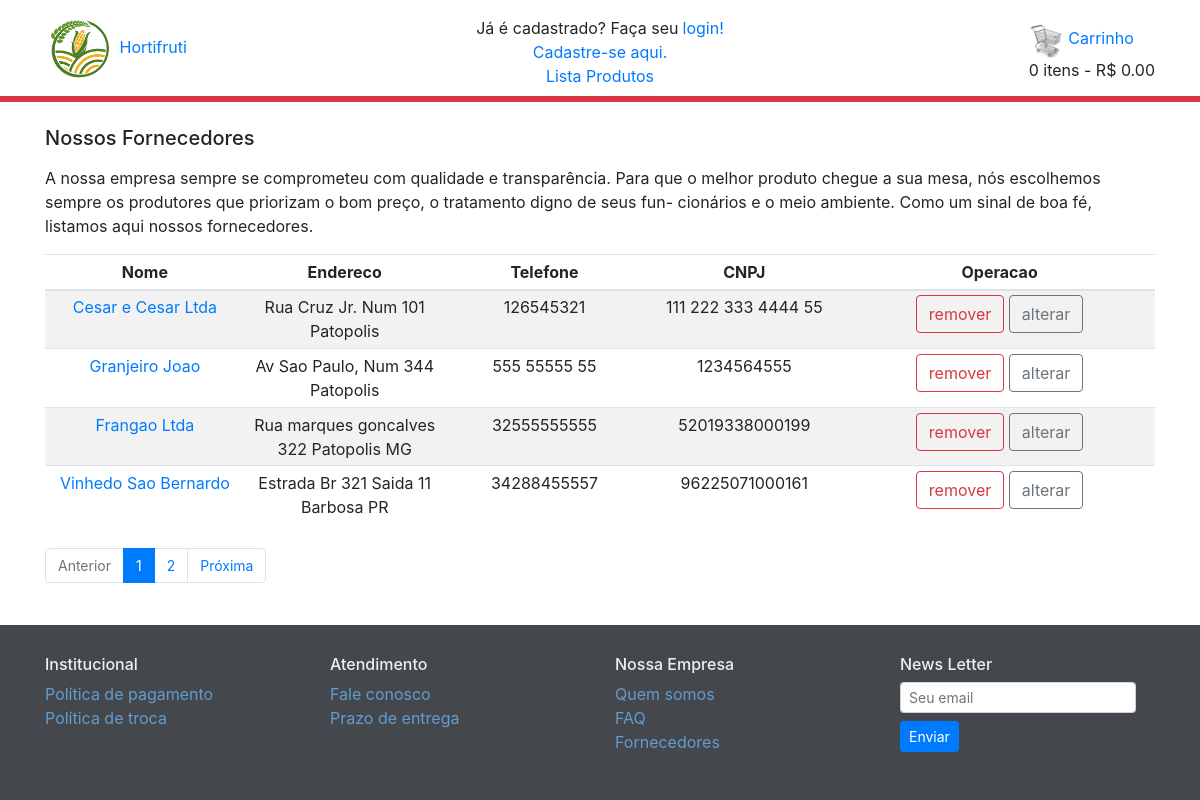
/fornecedor/lista_fornecedor/, run on the app's committed database.
### fornecedor/models.py (models this page shows, shortened)
class Fornecedor( models.Model ):
    Nome     = models.CharField( max_length = 100 , unique = True , blank = False )
    Endereco = models.CharField( max_length = 100 , unique = False , blank = False )
    Telefone = models.CharField( max_length = 25 , unique = True , blank = False )
    CNPJ     = models.CharField( max_length = 30 , unique = True , blank = False )
    class Meta:
        db_table = 'fornecedor'

### fornecedor/views.py (the view)
# urls.py: path('lista_fornecedor/', views.lista_fornecedor, name='lista_fornecedor'),
def lista_fornecedor(request):
    lista_de_fornecedores = Fornecedor.objects.all()
    paginator = Paginator(lista_de_fornecedores, 4)
    pagina = request.GET.get('pagina')
    page_obj = paginator.get_page(pagina)
    return render(request, 'fornecedor/lista_forn.html', { 'forn': page_obj })

### carrinho/carrinho.py (called while the page is built)
    def get_gasto_total( self ):
        soma = 0
        for idt in self.carrinho :
            soma += float( self.get_preco_total( idt ) )
        return str( soma )

    def get_qtd_total( self ):
        return sum( self.get_quantidade( idt ) for idt in self.carrinho.keys() )

### carrinho/context.py (called while the page is built)
def context_carrinho( request ):
    carrinho = Carrinho( request )
    qtd   = carrinho.get_qtd_total()
    gasto = carrinho.get_gasto_total()
    return{
        'qtd':qtd,
        'gasto':gasto
    }

### fornecedor/templates/fornecedor/lista_forn.html (shortened to what this page needs)
{% extends 'base.html' %}
{% load static %}
{% block corpo %}
   <div class = "mt-2 mb-3">
      <h5 class="mb-3">Nossos Fornecedores</h5>
      <p class = "text-left" style = "font-size: 16px" >
         A nossa empresa sempre se comprometeu com qualidade e transparência. Para que o melhor produto chegue a
         sua mesa, nós escolhemos sempre os produtores que priorizam o bom preço, o tratamento digno de seus fun-
         cionários e o meio ambiente. Como um sinal de boa fé, listamos aqui nossos fornecedores.
      </p>
   </div>
   <table style='width:100%'
          class='table table-striped table-sm table-responsive mb-4'>
      <thead style='width:100%' >
         <tr class = 'text-center'>
            <th scope="col" style = "width: 18%;">Nome</th>
            <th scope="col" style = "width: 18%;">Endereco</th>
            <th scope="col" style = "width: 18%;">Telefone</th>
            <th scope="col" style = "width: 18%;">CNPJ</th>
            <th scope="col" style = "width: 28%;">Operacao</th>
         </tr>
      </thead>
      <tbody>
         {% for fornec in forn %}
            <tr class = "text-center">
               <td>
                  <a href = "#" id = "{{fornec.Nome}}" >{{fornec.Nome}}</a>
               </td>
               <td>
                  {{fornec.Endereco}}
               </td>
               <td>
                  {{fornec.Telefone}}
               </td>
               <td>
                  {{fornec.CNPJ}}
               </td>
               <td class = "alter-col" colspan = "2">
               </td>
            </tr>
         {% endfor %}
      </tbody>
   </table>
   <div style='font-size: 14px; margin-bottom: 28px'>
      {% if forn.has_other_pages %}
         <ul class='pagination'>
            {% if forn.has_previous %}
               <li class='page-item'><a class='page-link' href='?pagina={{ forn.previous_page_number }}'>Anterior</a></li>
            {% else %}
               <li class='page-item disabled'><a class='page-link' href='#' tabindex='-1'>Anterior</a></li>
            {% endif %}
            {% for i in forn.paginator.page_range %}
               {% if forn.number == i %}
                  <li class='page-item active'><a class='page-link' href='#'>{{ i }} </a></li>
               {% else %}
                  <li class='page-item'><a class='page-link' href='?pagina={{ i }}'>{{ i }}</a></li>
               {% endif %}
            {% endfor %}
            {% if forn.has_next %}
               <li class='page-item'><a class='page-link' href='?pagina={{ forn.next_page_number }}'>Próxima</a></li>
            {% else %}
               <li class='page-item disabled'><a class='page-link' href='#' tabindex='-1'>Próxima</a></li>
            {% endif %}
         </ul>
      {% endif %}
   </div>
{% endblock %}

### templates/base.html (shortened to what this page needs)
{% load static %}
{% load humanize %}
<!DOCTYPE html>
<html lang="en">
<head>
    <link rel="stylesheet" type="text/css" href="{% static 'css/bootstrap.css' %}" />
    <link rel="stylesheet" type="text/css" href="{% static 'css/jquery-ui.min.css' %}">
    <link rel="stylesheet" type="text/css" href="{% static 'css/base.css' %}" />
</head>
<body class="barra">
    <div class="container mt-3 mb-2">
        <div class="row">
            <div class="col-3">
                <a class="d-none d-md-block" style="text-decoration: none; font-size: 16px" href="#">
                    <img src="{% static 'images/hortifruti-icon.png' %}" style="width: 70px" alt="Hortifruti">
                    Hortifruti
                </a>
            </div>
            <div class="col-6 d-flex align-items-center justify-content-center">
                <div class="d-none d-lg-block">
                    <div class="d-flex justify-content-center">
                        Já é cadastrado? Faça seu<a style="text-decoration: none" class="pl-1" href="#">login!</a>
                    </div>
                    <div class="d-flex justify-content-center">
                        <a style="text-decoration: none" href="#">Cadastre-se aqui.</a>
                    </div>
                    <div class="d-flex justify-content-center">
                        <a style="text-decoration: none" href="{% url 'produto:lista_produto' %}">Lista Produtos</a>
                    </div>
                </div>
            </div>
            <div class="col-3 d-flex justify-content-end align-items-center">
                <div class="d-none d-sm-block">
                    <a style="text-decoration: none" href="#">
                        <img src="{% static 'images/carrinho.png' %}" style="width: 35px" alt="Carrinho">
                        Carrinho
                    </a>
                    <div id = 'total-1' class = "d-flex justify-content-center">
                        {% if qtd == 1 %}
                            {{ qtd }} item - R$ {{ gasto | floatformat:2 | intcomma }}
                        {% else %}
                            {{ qtd }} itens - R$ {{ gasto | floatformat:2 | intcomma }}
                        {% endif %}
                    </div>
                </div>
            </div>
        </div>
    </div>
    <div style="padding: 3px" class="bg-danger mb-3"></div>
    <div id="container" class="container">
        {% block corpo %}
        {% endblock %}
    </div>
    {% block rodape %}
        <div class="footer">
            <div class="container">
                <div class="row">
                    <div class="col-lg-3 col-sm-6">
                        <h6>Institucional</h6>
                        <ul class="list-unstyled">
                            <li><a style="text-decoration: none" href="#">Política de pagamento</a></li>
                            <li><a style="text-decoration: none" href="#">Política de troca</a></li>
                        </ul>
                    </div>
                    <div class="col-lg-3 col-sm-6">
                        <h6>Atendimento</h6>
                        <ul class="list-unstyled">
                            <li><a style="text-decoration: none" href="#">Fale conosco</a></li>
                            <li><a style="text-decoration: none" href="#">Prazo de entrega</a></li>
                        </ul>
                    </div>
                    <div class="col-lg-3 col-sm-6">
                        <h6>Nossa Empresa</h6>
                        <ul class="list-unstyled">
                            <li><a style="text-decoration: none" href="#">Quem somos</a></li>
                            <li><a style="text-decoration: none" href="#">FAQ</a></li>
                            <li><a style="text-decoration: none" href="/fornecedor/lista_fornecedor">Fornecedores</a></li>
                        </ul>
                    </div>
                    <div class="col-lg-3 col-sm-6">
                        <h6>News Letter</h6>
                        <form class="form-inline">
                            <input type="text" name="email" id="email"
                                   class="form-control form-control-sm mr-2 mb-2"
                                   placeholder="Seu email">
                            <button type="submit" class="btn btn-sm btn-primary mb-2">Enviar</button>
                        </form>
                    </div>
                </div>
            </div>
        </div>
    {% endblock %}
</body>
</html>

### static/css/base.css (style rules this page uses)
body { display: flex; min-height: 100vh; flex-direction: column; }
div#container { flex: 1; }
.barra { overflow-y: scroll; }
.footer { background-color: #44484c; color: #efefef; padding: 30px 0; }
.footer a { color: #639bcf; }

### data on the page
Fornecedor: Nome "Cesar e Cesar Ltda", Endereco "Rua Cruz Jr. Num 101 Patopolis", Telefone "126545321", CNPJ "111 222 333 4444 55"
Fornecedor: Nome "Granjeiro Joao", Endereco "Av Sao Paulo, Num 344 Patopolis", Telefone "555 55555 55", CNPJ "1234564555"
Fornecedor: Nome "Frangao Ltda", Endereco "Rua marques goncalves 322 Patopolis MG", Telefone "32555555555", CNPJ "52019338000199"
Fornecedor: Nome "Vinhedo Sao Bernardo", Endereco "Estrada Br 321 Saida 11 Barbosa PR", Telefone "34288455557", CNPJ "96225071000161"

### other printed values
{{ qtd }} "0"
{{ gasto | floatformat:2 | intcomma }} "0.00"
{{ i }} "1"
{{ i }} "2"
